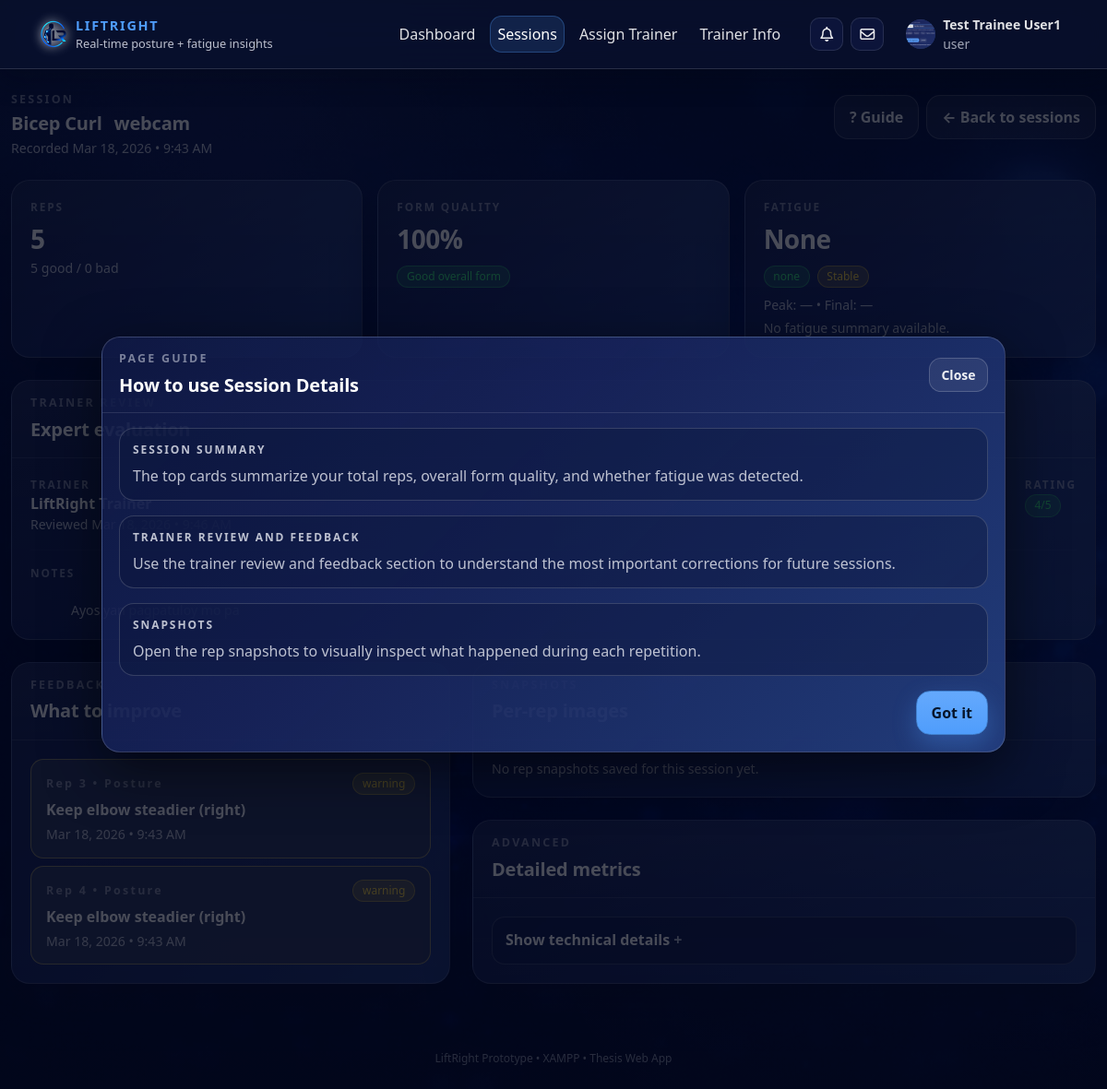
The page /web/trainee/session-view.php?log_id=162 (signed in) on the database its author committed.
### tables this page shows
CREATE TABLE `users` (
  `user_id` int NOT NULL,
  `full_name` varchar(120) NOT NULL,
  `email` varchar(190) NOT NULL,
  `password_hash` varchar(255) NOT NULL,
  `role` enum('user','trainer','admin') NOT NULL DEFAULT 'user',
  `age` int DEFAULT NULL,
  `birthdate` date DEFAULT NULL,
  `gender` enum('male','female','other','prefer_not_to_say') DEFAULT NULL,
  `bio` text,
  `profile_photo` varchar(255) DEFAULT NULL,
  `qualification` varchar(190) DEFAULT NULL,
  `years_experience` tinyint UNSIGNED DEFAULT NULL,
  `specializations` json DEFAULT NULL,
  `accepting_trainees` tinyint(1) NOT NULL DEFAULT '1',
  `created_at` timestamp NOT NULL DEFAULT CURRENT_TIMESTAMP,
  `last_login` timestamp NULL DEFAULT NULL,
  `trainer_id` int DEFAULT NULL,
  `account_status` enum('pending','approved','rejected','suspended') NOT NULL DEFAULT 'pending',
  `twofa_enabled` tinyint(1) NOT NULL DEFAULT '1',
  `failed_login_attempts` int NOT NULL DEFAULT '0',
  `lock_until` datetime DEFAULT NULL,
  `last_failed_login` timestamp NULL DEFAULT NULL,
  `email_verified_at` datetime DEFAULT NULL,
  `theme` varchar(30) NOT NULL DEFAULT 'default'
);

CREATE TABLE `training_logs` (
  `log_id` bigint NOT NULL,
  `user_id` int NOT NULL,
  `exercise_type` enum('bicep_curl','shoulder_press','lateral_raise') NOT NULL,
  `source_type` enum('upload','webcam') NOT NULL DEFAULT 'upload',
  `video_path` varchar(255) DEFAULT NULL,
  `result_json_path` varchar(255) DEFAULT NULL,
  `reps_total` int NOT NULL DEFAULT '0',
  `reps_good` int NOT NULL DEFAULT '0',
  `reps_bad` int NOT NULL DEFAULT '0',
  `form_error_count` int NOT NULL DEFAULT '0',
  `fatigue_flag` tinyint(1) NOT NULL DEFAULT '0',
  `started_at` timestamp NULL DEFAULT NULL,
  `finished_at` timestamp NULL DEFAULT NULL,
  `processing_ms` int DEFAULT NULL,
  `created_at` timestamp NOT NULL DEFAULT CURRENT_TIMESTAMP,
  `fatigue_peak_score` float DEFAULT NULL,
  `fatigue_final_score` float DEFAULT NULL,
  `fatigue_level` varchar(20) DEFAULT NULL,
  `fatigue_trend` varchar(20) DEFAULT NULL,
  `fatigue_since_rep` int DEFAULT NULL,
  `fatigue_summary` varchar(255) DEFAULT NULL
);

CREATE TABLE `expert_reviews` (
  `review_id` bigint NOT NULL,
  `log_id` bigint NOT NULL,
  `trainer_id` int NOT NULL,
  `rating` tinyint DEFAULT NULL,
  `notes` text,
  `marked_good_reps` int DEFAULT NULL,
  `marked_bad_reps` int DEFAULT NULL,
  `created_at` timestamp NOT NULL DEFAULT CURRENT_TIMESTAMP
);

CREATE TABLE `feedback` (
  `feedback_id` bigint NOT NULL,
  `log_id` bigint NOT NULL,
  `feedback_type` enum('posture','fatigue','system','tip') NOT NULL DEFAULT 'posture',
  `severity` enum('info','warning','danger') NOT NULL DEFAULT 'info',
  `feedback_text` text NOT NULL,
  `created_at` timestamp NOT NULL DEFAULT CURRENT_TIMESTAMP,
  `feedback_meta` json DEFAULT NULL
);

### web/trainee/session-view.php (the view, shortened to what the rows shown need)
<?php
require_once __DIR__ . '/../config/config.php';
$user_id = (int)$_SESSION['user_id'];
$log_id  = isset($_GET['log_id']) ? (int)$_GET['log_id'] : 0;
$stmt = $mysqli->prepare("
  SELECT log_id, user_id, exercise_type, source_type,
         video_path, result_json_path,
         reps_total, reps_good, reps_bad, form_error_count, fatigue_flag,
         fatigue_peak_score, fatigue_final_score, fatigue_level, fatigue_trend,
         fatigue_since_rep, fatigue_summary,
         started_at, finished_at, processing_ms,
         created_at
  FROM training_logs
  WHERE log_id = ? AND user_id = ?
  LIMIT 1
");
$stmt->bind_param("ii", $log_id, $user_id);
$stmt->execute();
$session = $stmt->get_result()->fetch_assoc();
$stmt = $mysqli->prepare("
  SELECT
    er.review_id,
    er.rating,
    er.notes,
    er.created_at,
    u.full_name AS trainer_name
  FROM expert_reviews er
  JOIN users u ON u.user_id = er.trainer_id
  WHERE er.log_id = ?
  ORDER BY er.created_at DESC
  LIMIT 1
");
$stmt->bind_param("i", $log_id);
$stmt->execute();
$trainer_review = $stmt->get_result()->fetch_assoc();
$feedback = [];
$stmt = $mysqli->prepare("
  SELECT feedback_type, severity, feedback_text, feedback_meta, created_at
  FROM feedback
  WHERE log_id = ?
  ORDER BY created_at ASC
");
$stmt->bind_param("i", $log_id);
$stmt->execute();
$res = $stmt->get_result();
while ($f = $res->fetch_assoc()) $feedback[] = $f;
function formatExercise(string $ex): string {
  return match($ex) {
    'shoulder_press' => 'Shoulder Press',
    'bicep_curl'     => 'Bicep Curl',
    'lateral_raise'  => 'Lateral Raise',
    default          => ucwords(str_replace('_',' ', $ex)),
  };
}
function formPct(int $good, int $total): int {
  return ($total > 0) ? (int)round(($good / $total) * 100) : 0;
}
function formBadge(int $pct): string {
  if ($pct >= 85) return 'lr-badge lr-badge-good';
  return 'lr-badge lr-badge-danger';
}
function fatigueLevelBadge(?string $level): string {
  return match((string)$level) {
    'high'     => 'lr-badge lr-badge-danger',
    'moderate' => 'lr-badge lr-badge-warning',
    'low'      => 'lr-badge lr-badge-warning',
    default    => 'lr-badge lr-badge-good',
  };
}
function severityBadge(string $sev): string {
  return match($sev) {
    'danger'  => 'lr-badge lr-badge-danger',
    'warning' => 'lr-badge lr-badge-warning',
    default   => 'lr-badge lr-badge-good',
  };
}
$good = (int)$session['reps_good'];
$total = (int)$session['reps_total'];
$pct = formPct($good, $total);
require __DIR__ . '/../includes/head.php';
?>
<body>
<?php require __DIR__ . '/../includes/navbar.php'; ?>
<div class="lr-page-wrapper">
  <div class="container lr-main-container py-4">
    <div class="row mb-4 align-items-center">
      <div class="col-md-8">
        <div class="lr-section-title mb-1">Session</div>
        <h1 class="lr-section-heading mb-1">
          <?= h(formatExercise((string)$session['exercise_type'])) ?>
          <span class="ms-2 lr-chip-exercise"><?= h((string)$session['source_type']) ?></span>
        </h1>
        <p class="lr-stat-subtext mb-0">
          Recorded <?= h(date("M d, Y • g:i A", strtotime((string)$session['created_at']))) ?>
        </p>
      </div>
    </div>
    <div class="row g-3 mb-4 lr-summary-row">
      <div class="col-md-4">
        <div class="lr-card h-100">
          <div class="lr-card-body">
            <div class="lr-stat-label">Reps</div>
            <div class="lr-stat-value mt-1"><?= (int)$session['reps_total'] ?></div>
            <p class="lr-stat-subtext mb-0"><?= (int)$session['reps_good'] ?> good / <?= (int)$session['reps_bad'] ?> bad</p>
          </div>
        </div>
      </div>
      <div class="col-md-4">
        <div class="lr-card h-100">
          <div class="lr-card-body">
            <div class="lr-stat-label">Form quality</div>
            <div class="lr-stat-value mt-1"><?= (int)$pct ?>%</div>
            <span class="<?= h(formBadge($pct)) ?> mt-2">
              <?= $pct >= 85 ? 'Good overall form' : ($pct >= 70 ? 'Moderate — improve' : 'Needs attention') ?>
            </span>
          </div>
        </div>
      </div>
      <div class="col-md-4">
        <div class="lr-card h-100">
          <div class="lr-card-body">
            <div class="lr-stat-label">Fatigue</div>
            <div class="lr-stat-value mt-1 text-capitalize">
              <?= h((string)($session['fatigue_level'] ?? 'none')) ?>
            </div>
            <div class="d-flex flex-wrap gap-2 mt-2">
              <span class="<?= h(fatigueLevelBadge((string)($session['fatigue_level'] ?? 'none'))) ?>">
                <?= h((string)($session['fatigue_level'] ?? 'none')) ?>
              </span>
              <span class="lr-badge lr-badge-warning text-capitalize">
                <?= h((string)($session['fatigue_trend'] ?? 'stable')) ?>
              </span>
            </div>
            <p class="lr-stat-subtext mt-2 mb-1">
              Peak: <?= isset($session['fatigue_peak_score']) && $session['fatigue_peak_score'] !== null ? number_format((float)$session['fatigue_peak_score'], 1) : '—' ?>
              • Final: <?= isset($session['fatigue_final_score']) && $session['fatigue_final_score'] !== null ? number_format((float)$session['fatigue_final_score'], 1) : '—' ?>
            </p>
            <p class="lr-stat-subtext mb-0">
              <?= h((string)($session['fatigue_summary'] ?? 'No fatigue summary available.')) ?>
            </p>
          </div>
        </div>
      </div>
    </div>
    <div class="lr-card mb-4">
      <div class="lr-card-body">
        <?php if (!$trainer_review): ?>
          <div class="lr-stat-subtext mb-0">No trainer review yet.</div>
        <?php else: ?>
          <div class="d-flex justify-content-between align-items-start flex-wrap gap-2">
            <div>
              <div class="lr-stat-label">Trainer</div>
              <div class="fw-semibold"><?= h((string)$trainer_review['trainer_name']) ?></div>
              <div class="lr-stat-subtext">
                Reviewed <?= h(date("M d, Y • g:i A", strtotime((string)$trainer_review['created_at']))) ?>
              </div>
            </div>
            <div>
              <div class="lr-stat-label">Rating</div>
              <span class="lr-badge lr-badge-good"><?= (int)$trainer_review['rating'] ?>/5</span>
            </div>
          </div>
          <div class="lr-stat-label">Notes</div>
          <div class="lr-stat-subtext lr-prewrap">
            <?= trim((string)$trainer_review['notes']) !== '' ? h((string)$trainer_review['notes']) : '—' ?>
          </div>
        <?php endif; ?>
      </div>
    </div>
    <div class="row g-4">
      <div class="col-lg-5 order-1">
        <div class="lr-card mb-4">
          <div class="lr-card-body">
            <?php if (count($feedback) === 0): ?>
              <div class="lr-stat-subtext">No feedback messages saved for this session yet.</div>
            <?php else: ?>
              <div class="d-grid gap-2">
                <?php foreach ($feedback as $f): ?>
                  <?php
                    $repLabel = '';
                    if (!empty($f['feedback_meta'])) {
                      $meta = json_decode((string)$f['feedback_meta'], true);
                      if (is_array($meta)) {
                        if (isset($meta['rep'])) $repLabel = 'Rep ' . (int)$meta['rep'];
                        elseif (isset($meta['rep_index'])) $repLabel = 'Rep ' . (int)$meta['rep_index'];
                        elseif (isset($meta['since_rep'])) $repLabel = 'Since Rep ' . (int)$meta['since_rep'];
                      }
                    }
                    $typeLabel = (string)($f['feedback_type'] ?? 'posture');
                    $title = ($repLabel !== '' ? $repLabel . ' • ' : '') . $typeLabel;
                    $sevClass = 'lr-feedback-card';
                    if ((string)$f['severity'] === 'danger') $sevClass .= ' lr-feedback-card-danger';
                    elseif ((string)$f['severity'] === 'warning') $sevClass .= ' lr-feedback-card-warning';
                  ?>
                  <div class="<?= $sevClass ?>">
                    <div class="d-flex justify-content-between align-items-center mb-1 gap-2">
                      <div class="lr-section-title mb-0 text-capitalize"><?= h($title) ?></div>
                      <span class="<?= h(severityBadge((string)$f['severity'])) ?>"><?= h((string)$f['severity']) ?></span>
                    </div>
                    <div class="fw-semibold mb-1"><?= h((string)$f['feedback_text']) ?></div>
                    <div class="lr-stat-subtext mb-0">
                      <?= h(date("M d, Y • g:i A", strtotime((string)$f['created_at']))) ?>
                    </div>
                  </div>
                <?php endforeach; ?>
              </div>
            <?php endif; ?>
          </div>
        </div>
      </div>
    </div>
</div>
<?php require __DIR__ . '/../includes/footer.php'; ?>

### web/includes/navbar.php (shortened to what the rows shown need)
<?php
global $BASE_URL;
global $mysqli;
$role = $_SESSION['role'] ?? null;
$full_name = $_SESSION['full_name'] ?? null;
$user_id = (int)($_SESSION['user_id'] ?? 0);
$profile_photo = null;
if ($user_id > 0 && isset($mysqli) && $mysqli instanceof mysqli) {
  $stmt = $mysqli->prepare("SELECT profile_photo FROM users WHERE user_id = ? LIMIT 1");
  $stmt->bind_param("i", $user_id);
  $stmt->execute();
  $row = $stmt->get_result()->fetch_assoc();
  if ($row && !empty($row['profile_photo'])) {
    $profile_photo = (string)$row['profile_photo'];
  }
}
?>
<nav class="navbar navbar-expand-lg fixed-top liftright-navbar">
  <div class="container">
    <div class="collapse navbar-collapse" id="lrNav">
      <ul class="navbar-nav ms-auto align-items-lg-center gap-lg-2">
        <?php if (!$role): ?>
          <li class="nav-item"><a class="nav-link" href="<?= $BASE_URL ?>/login.php">Login</a></li>
          <li class="nav-item"><a class="btn btn-primary btn-sm" href="<?= $BASE_URL ?>/register.php">Create account</a></li>
        <?php else: ?>
          <li class="nav-item dropdown ms-lg-2">
            <a class="nav-link d-flex align-items-center gap-2"
               href="#"
               role="button"
               data-bs-toggle="dropdown"
               aria-expanded="false">
              <?php
                $avatarSrc = '';
                if (!empty($profile_photo)) {
                  $avatarSrc = $BASE_URL . '/' . ltrim((string)$profile_photo, '/');
                }
              ?>
              <div class="avatar-circle" style="overflow:hidden; display:flex; align-items:center; justify-content:center;">
                <?php if ($avatarSrc): ?>
                  <img src="<?= h($avatarSrc) ?>" alt="Profile photo"
                      style="width:100%;height:100%;object-fit:cover;display:block;">
                <?php else: ?>
                  <?= h(initials((string)$full_name)) ?>
                <?php endif; ?>
              </div>
            </a>
          </li>
        <?php endif; ?>
      </ul>
    </div>
  </div>
</nav>

### rows shown on the page
users: profile_photo (picture)
training_logs: exercise_type "Bicep Curl", source_type "webcam", created_at "Mar 18, 2026 • 9:43 AM", reps_total "5", reps_good "5", reps_bad "0", pct "100", fatigue_level "None", fatigue_level "none", fatigue_trend "Stable", fatigue_summary "No fatigue summary available."
expert_reviews: trainer.full_name "LiftRight Trainer", created_at "Mar…", rating "4", notes "Ayos yan…"
feedback: title "Rep 3 • Posture", severity "warning", feedback_text "Keep elbow steadier (right)", created_at "Mar 18, 2026 • 9:43 AM"
feedback: title "Rep 4 • Posture", severity "warning", feedback_text "Keep elbow steadier (right)", created_at "Mar 18, 2026 • 9:43 AM"

### other values the page prints
$full_name "Test Trainee User1"
$role "user"
